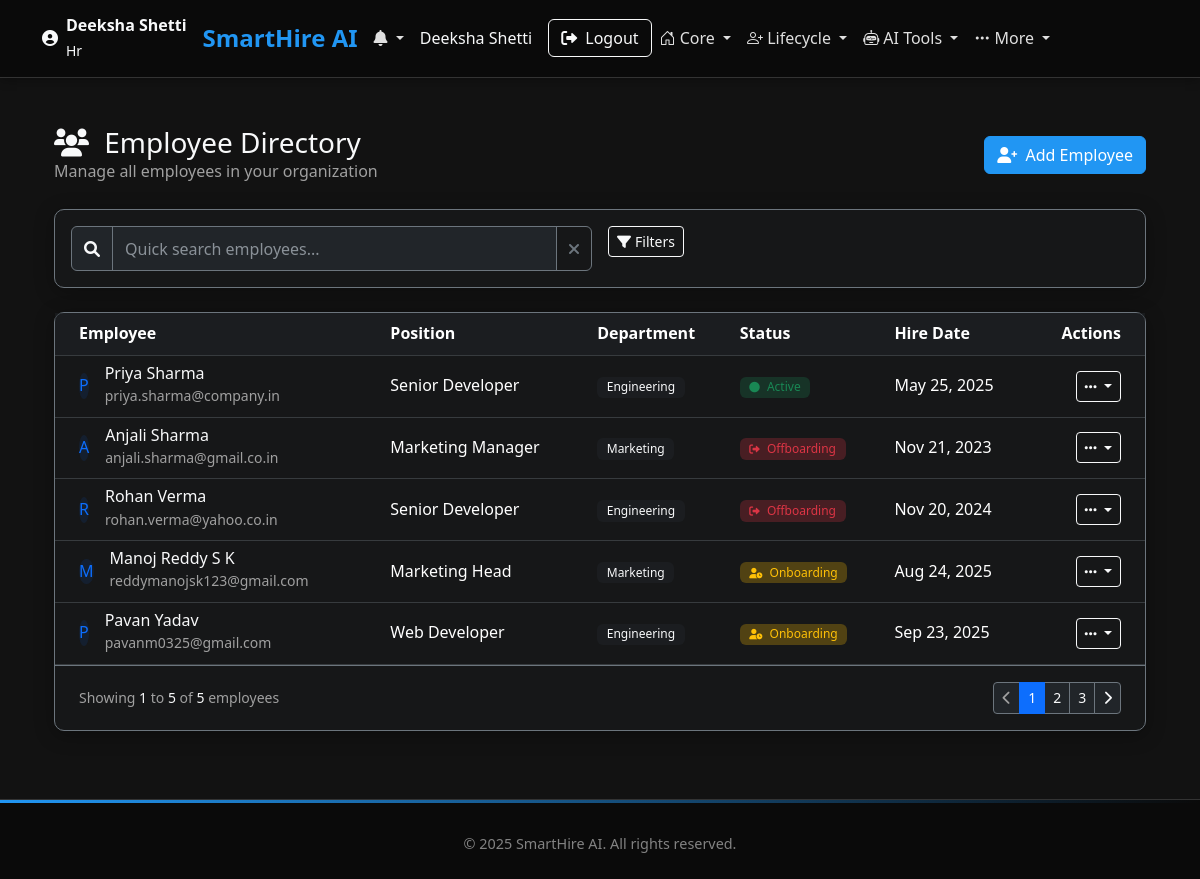
The page /hr/employees (signed in) on the database as committed earlier.
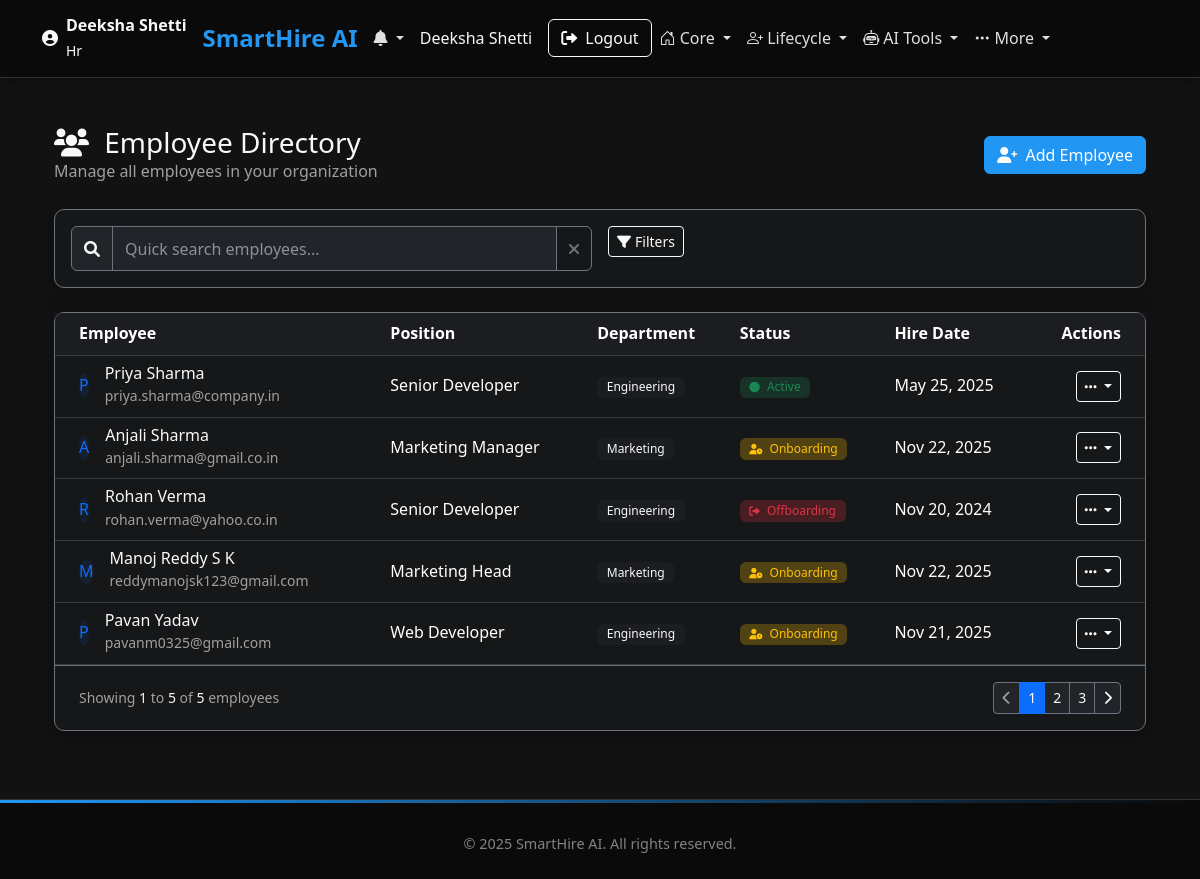
The same page on the database as committed later.
### app.py (models this page shows, shortened)
class User(db.Model):
    id = db.Column(db.Integer, primary_key=True)
    username = db.Column(db.String(80), unique=True, nullable=False)
    email = db.Column(db.String(120), unique=True, nullable=False)
    password = db.Column(db.String(255), nullable=False)
    full_name = db.Column(db.String(100), nullable=False)
    phone = db.Column(db.String(20), nullable=False)
    role = db.Column(db.String(20), nullable=False)
    department = db.Column(db.String(50), nullable=True)
    created_at = db.Column(db.DateTime, default=datetime.utcnow)
    last_login = db.Column(db.DateTime, nullable=True)
    is_active = db.Column(db.Boolean, default=True)
    status = db.Column(db.String(20), default='Active')
    hire_date = db.Column(db.Date, nullable=True)
    position = db.Column(db.String(100), nullable=True)
    manager_id = db.Column(db.Integer, db.ForeignKey('user.id'), nullable=True)
    employee_id = db.Column(db.String(20), nullable=True)
    exit_date = db.Column(db.Date, nullable=True)
    reset_token = db.Column(db.String(255), nullable=True)
    reset_token_expires = db.Column(db.DateTime, nullable=True)
    manager = db.relationship('User', remote_side=[id], backref=db.backref('direct_reports', lazy=True))
    onboarding_checklist = db.relationship('OnboardingChecklist',
                                         foreign_keys='OnboardingChecklist.employee_id',
                                         backref=db.backref('employee_ref', uselist=False),
                                         uselist=False,
                                         lazy=True)
    assigned_checklists = db.relationship('OnboardingChecklist',
                                        foreign_keys='OnboardingChecklist.assigned_hr_id',
                                        backref='hr_personnel',
                                        lazy=True)

### app.py (the view, shortened to what this page needs)
@app.route('/hr/employees')
@login_required('hr')
def list_employees():
    search = request.args.get('search', '')
    department_filter = request.args.get('department', '')
    status_filter = request.args.get('status', '')
    query = User.query.filter(User.role == 'employee')
    if department_filter:
        query = query.filter(User.department == department_filter)
    if status_filter:
        query = query.filter(User.status == status_filter)
    employees = query.order_by(User.created_at.desc()).all()
    departments = db.session.query(User.department).filter(
        User.role == 'employee',
        User.department.isnot(None)
    ).distinct().all()
    departments = [dept[0] for dept in departments if dept[0]]
    return render_template('hr/employees.html',
                         employees=employees,
                         departments=departments,
                         current_search=search,
                         current_department=department_filter,
                         current_status=status_filter)

### templates/hr/employees.html (shortened to what this page needs)
{% extends "base.html" %}
{% block content %}
<div class="container-fluid py-4">
    <div class="d-flex justify-content-between align-items-center mb-4">
        <div>
            <h1 class="h3 text-light mb-0">
                <i class="fas fa-users me-2"></i> Employee Directory
            </h1>
            <p class="text-muted mb-0">Manage all employees in your organization</p>
        </div>
        <div>
            <a href="{{ url_for('add_employee') }}" class="btn btn-primary">
                <i class="fas fa-user-plus me-1"></i> Add Employee
            </a>
        </div>
    </div>
    <div class="card bg-dark bg-opacity-25 border-secondary mb-4">
        <div class="card-body p-3">
            <div class="row g-3">
                <div class="col-lg-6">
                    <div class="input-group">
                        <span class="input-group-text bg-dark border-secondary text-light">
                            <i class="fas fa-search"></i>
                        </span>
                        <input type="text" class="form-control bg-dark text-light border-secondary"
                               id="quickSearch" placeholder="Quick search employees..."
                               onkeyup="filterEmployees()">
                        <button class="btn btn-outline-secondary" type="button" onclick="clearSearch()">
                            <i class="fas fa-times"></i>
                        </button>
                    </div>
                </div>
                <div class="col-lg-6">
                    <div class="d-flex gap-2 flex-wrap">
                        <button class="btn btn-outline-light btn-sm" onclick="toggleFilters()">
                            <i class="fas fa-filter me-1"></i>Filters
                        </button>
                    </div>
                </div>
            </div>
        </div>
    </div>
    <div class="card bg-dark bg-opacity-25 border-secondary">
        <div class="card-body p-0">
            <div class="table-responsive">
                <table class="table table-dark table-hover align-middle mb-0" id="employeesTable">
                    <thead class="bg-dark bg-opacity-50">
                        <tr>
                            <th class="ps-4">Employee</th>
                            <th>Position</th>
                            <th>Department</th>
                            <th>Status</th>
                            <th>Hire Date</th>
                            <th class="text-end pe-4">Actions</th>
                        </tr>
                    </thead>
                    <tbody>
                        {% for employee in employees %}
                        <tr class="employee-row" data-name="{{ employee.full_name|lower }}"
                            data-department="{{ employee.department|lower or '' }}"
                            data-status="{{ employee.status|lower or '' }}">
                            <td class="ps-4">
                                <div class="d-flex align-items-center">
                                    <div class="avatar-sm me-3">
                                        <div class="avatar-title bg-primary bg-opacity-10 text-primary rounded-circle">
                                            {{ employee.full_name|first|upper }}
                                        </div>
                                    </div>
                                    <div>
                                        <h6 class="mb-0 text-light">{{ employee.full_name }}</h6>
                                        <small class="text-muted">{{ employee.email }}</small>
                                    </div>
                                </div>
                            </td>
                            <td>{{ employee.position or 'N/A' }}</td>
                            <td>
                                <span class="badge bg-dark bg-opacity-50 text-light">
                                    {{ employee.department or 'N/A' }}
                                </span>
                            </td>
                            <td>
                                {% if employee.status == 'Active' %}
                                    <span class="badge bg-success bg-opacity-25 text-success">
                                        <i class="fas fa-circle me-1 small"></i> Active
                                    </span>
                                {% elif employee.status == 'Onboarding' %}
                                    <span class="badge bg-warning bg-opacity-25 text-warning">
                                        <i class="fas fa-user-clock me-1 small"></i> Onboarding
                                    </span>
                                {% elif employee.status == 'On Leave' %}
                                    <span class="badge bg-info bg-opacity-25 text-info">
                                        <i class="fas fa-umbrella-beach me-1 small"></i> On Leave
                                    </span>
                                {% elif employee.status == 'Offboarding' %}
                                    <span class="badge bg-danger bg-opacity-25 text-danger">
                                        <i class="fas fa-sign-out-alt me-1 small"></i> Offboarding
                                    </span>
                                {% else %}
                                    <span class="badge bg-secondary bg-opacity-25 text-secondary">
                                        <i class="fas fa-circle me-1 small"></i> {{ employee.status or 'N/A' }}
                                    </span>
                                {% endif %}
                            </td>
                            <td>{{ employee.hire_date.strftime('%b %d, %Y') if employee.hire_date else 'N/A' }}</td>
                            <td class="text-end pe-4">
                                <div class="dropdown">
                                    <button class="btn btn-sm btn-outline-light dropdown-toggle" type="button" id="employeeActions{{ employee.id }}" data-bs-toggle="dropdown" aria-expanded="false">
                                        <i class="fas fa-ellipsis-h"></i>
                                    </button>
                                </div>
                                </div>
                            </td>
                        </tr>
                        {% endfor %}
            {% if employees %}
            <div class="d-flex justify-content-between align-items-center px-4 py-3 border-top border-secondary">
                <div class="text-muted small">
                    Showing <span class="text-light">1</span> to <span class="text-light">{{ employees|length }}</span> of
                    <span class="text-light">{{ employees|length }}</span> employees
                </div>
                <nav aria-label="Page navigation">
                    <ul class="pagination pagination-sm mb-0">
                        <li class="page-item disabled">
                            <a class="page-link bg-dark border-secondary text-muted" href="#" tabindex="-1" aria-disabled="true">
                                <i class="fas fa-chevron-left"></i>
                            </a>
                        </li>
                        <li class="page-item active"><a class="page-link bg-primary border-primary" href="#">1</a></li>
                        <li class="page-item"><a class="page-link bg-dark border-secondary text-light" href="#">2</a></li>
                        <li class="page-item"><a class="page-link bg-dark border-secondary text-light" href="#">3</a></li>
                        <li class="page-item">
                            <a class="page-link bg-dark border-secondary text-light" href="#">
                                <i class="fas fa-chevron-right"></i>
                            </a>
                        </li>
                    </ul>
                </nav>
            </div>
            {% endif %}
{% endblock %}

### templates/base.html (shortened to what this page needs)
<!DOCTYPE html>
<html lang="en">
<head>
    <link href="https://cdn.jsdelivr.net/npm/bootstrap@5.3.0/dist/css/bootstrap.min.css" rel="stylesheet">
    <link rel="stylesheet" href="https://cdn.jsdelivr.net/npm/bootstrap-icons@1.10.0/font/bootstrap-icons.css">
    <link rel="stylesheet" href="{{ url_for('static', filename='css/style.css') }}">
    <link href="https://cdnjs.cloudflare.com/ajax/libs/font-awesome/6.0.0/css/all.min.css" rel="stylesheet">
</head>
<body>
    {% if 'user_id' in session and not request.path.startswith('/employee/') and request.path != url_for('support') %}
    <nav class="navbar navbar-expand-lg navbar-dark bg-primary">
        <div class="container">
            <div class="d-flex align-items-center text-light me-3">
                <i class="fas fa-user-circle me-2"></i>
                <div>
                    <div class="fw-bold">{{ user.full_name if user else 'User' }}</div>
                    <small class="text-light-50">{{ user.role|title if user else 'User' }}</small>
                </div>
            </div>
            <a class="navbar-brand" href="{{ url_for('index') }}">SmartHire AI</a>
            <div class="d-flex align-items-center">
                <div class="nav-item dropdown me-3">
                    <a class="nav-link dropdown-toggle text-light position-relative" href="#" id="hrNotificationDropdown" role="button" data-bs-toggle="dropdown" aria-expanded="false">
                        <i class="fas fa-bell"></i>
                    </a>
                </div>
                <span class="text-light me-3 d-none d-md-inline">{{ session.get('username', 'User') }}</span>
                <a href="{{ url_for('logout') }}" class="btn btn-outline-light" title="Logout">
                    <i class="fas fa-sign-out-alt me-1"></i> <span class="d-none d-md-inline">Logout</span>
                </a>
            </div>
            <div class="collapse navbar-collapse" id="navbarNav">
                <ul class="navbar-nav me-auto">
                    <li class="nav-item dropdown">
                        <a class="nav-link dropdown-toggle" href="#" id="coreDropdown" role="button" data-bs-toggle="dropdown" aria-expanded="false">
                            <i class="bi bi-house-door"></i> Core
                        </a>
                    </li>
                    <li class="nav-item dropdown">
                        <a class="nav-link dropdown-toggle " href="#" id="lifecycleDropdown" role="button" data-bs-toggle="dropdown" aria-expanded="false">
                            <i class="bi bi-person-plus"></i> Lifecycle
                        </a>
                    </li>
                    <li class="nav-item dropdown">
                        <a class="nav-link dropdown-toggle {% if request.path == url_for('interview') %}active{% endif %}" href="#" id="aiDropdown" role="button" data-bs-toggle="dropdown" aria-expanded="false">
                            <i class="bi bi-robot"></i> AI Tools
                        </a>
                    </li>
                    <li class="nav-item dropdown">
                        <a class="nav-link dropdown-toggle" href="#" id="moreDropdown" role="button" data-bs-toggle="dropdown" aria-expanded="false">
                            <i class="bi bi-three-dots"></i> More
                        </a>
                    </li>
                </ul>
            </div>
        </div>
    </nav>
    {% endif %}
    <main class="container my-4">
        {% block content %}{% endblock %}
    </main>
    <footer class="mt-auto">
        <div class="container">
            <div class="footer-content">
                <div class="copyright">
                    &copy; 2025 SmartHire AI. All rights reserved.
                </div>
            </div>
        </div>
    </footer>
    <div id="toastContainer" class="position-fixed top-0 end-0 p-3" style="z-index: 9999;"></div>
</body>
</html>

Rows that differ between the two databases and show on the page:
changed User "Anjali Sharma": hire_date "Nov 21, 2023" → "Nov 22, 2025"; status "Offboarding" → "Onboarding"
changed User "Manoj Reddy S K": hire_date "Aug 24, 2025" → "Nov 22, 2025"
changed User "Pavan Yadav": hire_date "Sep 23, 2025" → "Nov 21, 2025"
